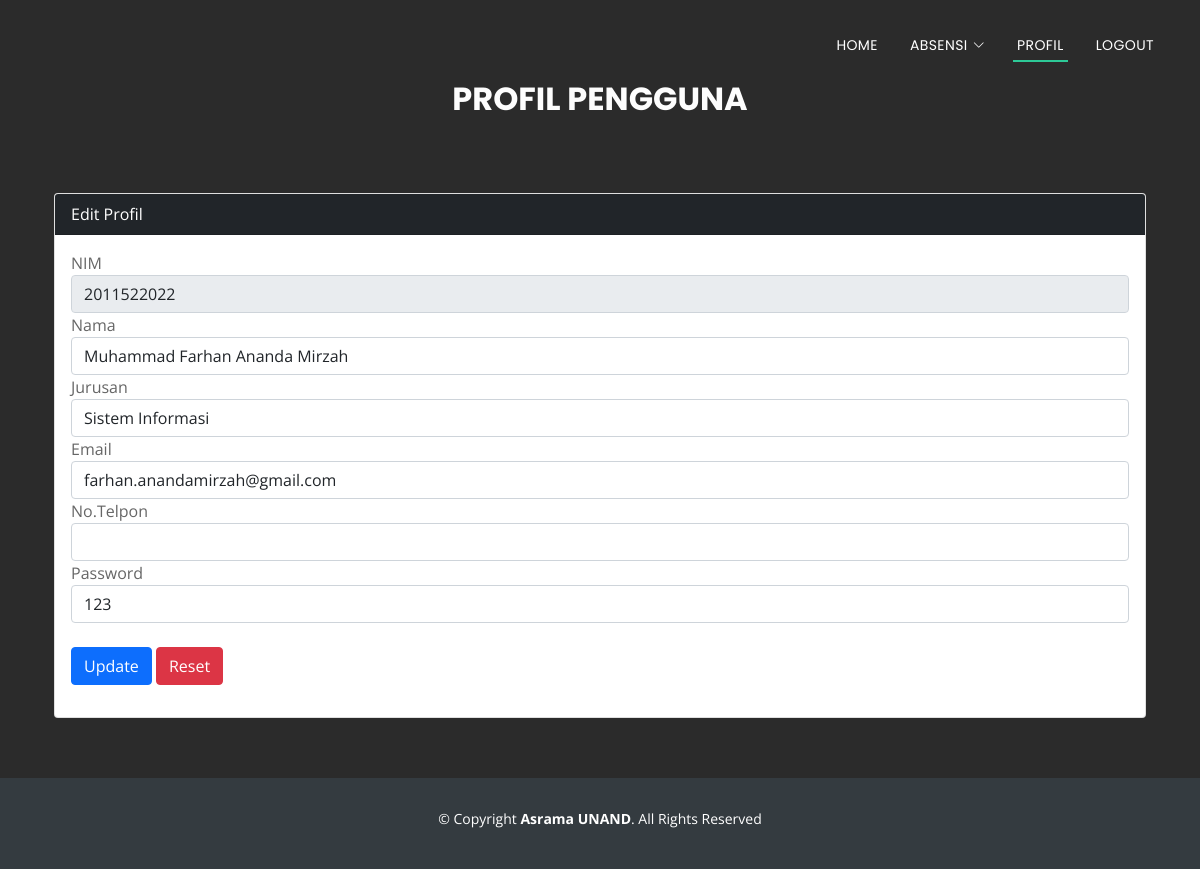
Page /profil.php (signed in) on the earlier database version.
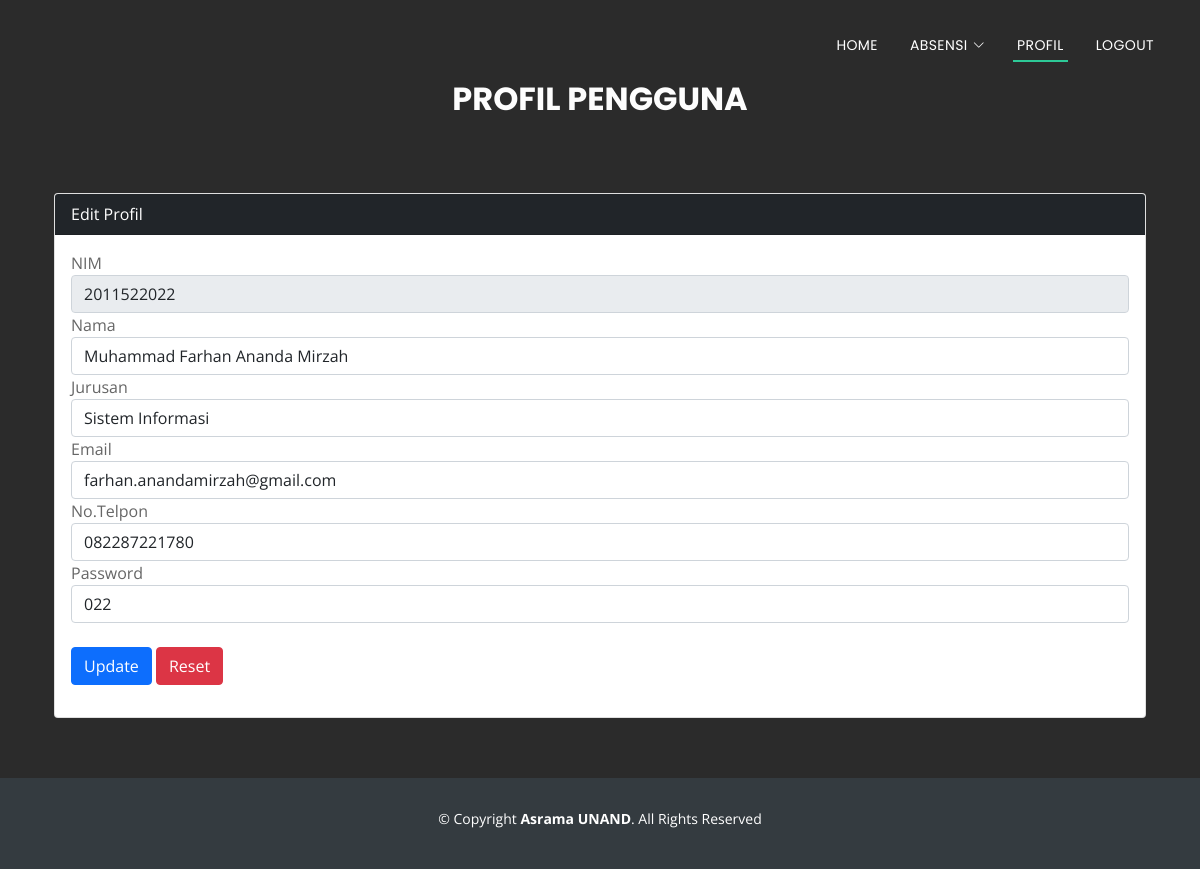
Same page on the later database version.
### tables this page shows
CREATE TABLE `mahasiswa` (
  `nim` varchar(10) NOT NULL,
  `nama` varchar(50) NOT NULL,
  `jurusan` varchar(50) NOT NULL,
  `email` varchar(50) DEFAULT NULL,
  `notelpon` varchar(15) DEFAULT NULL,
  `pass` varchar(25) NOT NULL
);

### profil.php (the view, shortened to what this page needs)
<?php
  include('koneksi.php');
  $nim = $_SESSION['nim'];
  $result = mysqli_query($mysqli, 'SELECT * FROM mahasiswa WHERE nim="'.$nim.'"');
  $data = $result->fetch_assoc();
?>
<head>
  <link href="assets/vendor/aos/aos.css" rel="stylesheet">
  <link href="assets/vendor/bootstrap/css/bootstrap.min.css" rel="stylesheet">
  <link href="assets/vendor/bootstrap-icons/bootstrap-icons.css" rel="stylesheet">
  <link href="assets/vendor/boxicons/css/boxicons.min.css" rel="stylesheet">
  <link href="assets/vendor/glightbox/css/glightbox.min.css" rel="stylesheet">
  <link href="assets/vendor/swiper/swiper-bundle.min.css" rel="stylesheet">
  <link href="assets/css/style.css" rel="stylesheet">
</head>
<body>
  <header id="header" class="fixed-top d-flex align-items-center header-transparent">
    <div class="container d-flex justify-content-between align-items-center">
      <nav id="navbar" class="navbar">
        <ul>
          <li><a class="nav-link scrollto" href="home.php">Home</a></li>
          <li class="dropdown"><a href="#"><span>Absensi</span> <i class="bi bi-chevron-down"></i></a>
          </li>
          <li><a class="nav-link scrollto active" href="profil.php">Profil</a></li>
          <li><a class="nav-link scrollto" href="logout.php">Logout</a></li>
        </ul>
      </nav>
    </div>
  </header>
  <section id="services">
    <div class="section-header">
      <h3 class="section-title">Profil Pengguna</h3>
      <p class="section-description"></p>
    </div>
    <div class="container px-3 px-lg-4">
      <div class="card mt-0">
      <div class="card-header bg-dark text-white">
        Edit Profil
      </div>
      <div class="card-body">
      <form method="post" action="profil.php">
        <div class="form-group">
          <label>NIM</label>
          <input readonly type="text" name="nim" class="form-control" value="<?php echo $data['nim']?>">
        </div>
        <div class="form-group">
          <label>Nama</label>
          <input type="text" name="nama" class="form-control" value="<?php echo $data['nama']?>">
        </div>
        <div class="form-group">
          <label>Jurusan</label>
          <input type="text" name="jurusan" class="form-control" value="<?php echo $data['jurusan']?>">
        </div>
        <div class="form-group">
          <label>Email</label>
          <input type="text" name="email" class="form-control" value="<?php echo $data['email']?>">
        </div>
        <div class="form-group">
          <label>No.Telpon</label>
          <input type="text" name="notelpon" class="form-control" value="<?php echo $data['notelpon']?>">
        </div>
        <div class="form-group">
          <label>Password</label>
          <input type="text" name="pass" class="form-control" value="<?php echo $data['pass']?>">
        </div>
        <br>
        <button type="submit" class="btn btn-primary" name="submit">Update</button>
        <button type="reset" class="btn btn-danger" name="reset">Reset</button>
      </form>
      </div>
      </div>
    </div>
  </section>
  <footer id="footer">
    <div class="container">
      <div class="copyright">
        &copy; Copyright <strong>Asrama UNAND</strong>. All Rights Reserved
      </div>
      <div class="credits">
      </div>
    </div>
  </footer>
</body>
</html>

Differences in the rows shown:
changed mahasiswa "Muhammad Farhan Ananda Mirzah": notelpon (not shown) → "082287221780"; pass "123" → "022"
